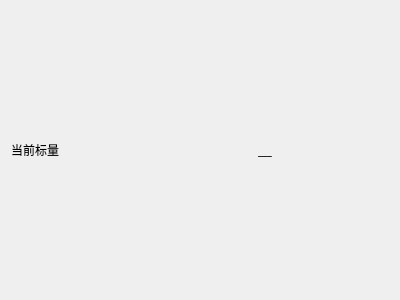
<?xml version="1.0" encoding="UTF-8"?>
<ui version="4.0">
 <class>HeatMapWidget</class>
 <widget class="QWidget" name="HeatMapWidget">
  <property name="geometry">
   <rect>
    <x>0</x>
    <y>0</y>
    <width>400</width>
    <height>300</height>
   </rect>
  </property>
  <property name="windowTitle">
   <string>Heat Map</string>
  </property>
  <layout class="QVBoxLayout" name="verticalLayout">
   <item>
    <layout class="QHBoxLayout" name="horizontalLayout" stretch="1,2">
     <item>
      <widget class="QLabel" name="label">
       <property name="text">
        <string>当前标量</string>
       </property>
      </widget>
     </item>
     <item>
      <widget class="QLabel" name="label_HeatMapPoint">
       <property name="text">
        <string>__</string>
       </property>
       <property name="alignment">
        <set>Qt::AlignCenter</set>
       </property>
      </widget>
     </item>
    </layout>
   </item>
  </layout>
 </widget>
 <resources/>
 <connections/>
</ui>
